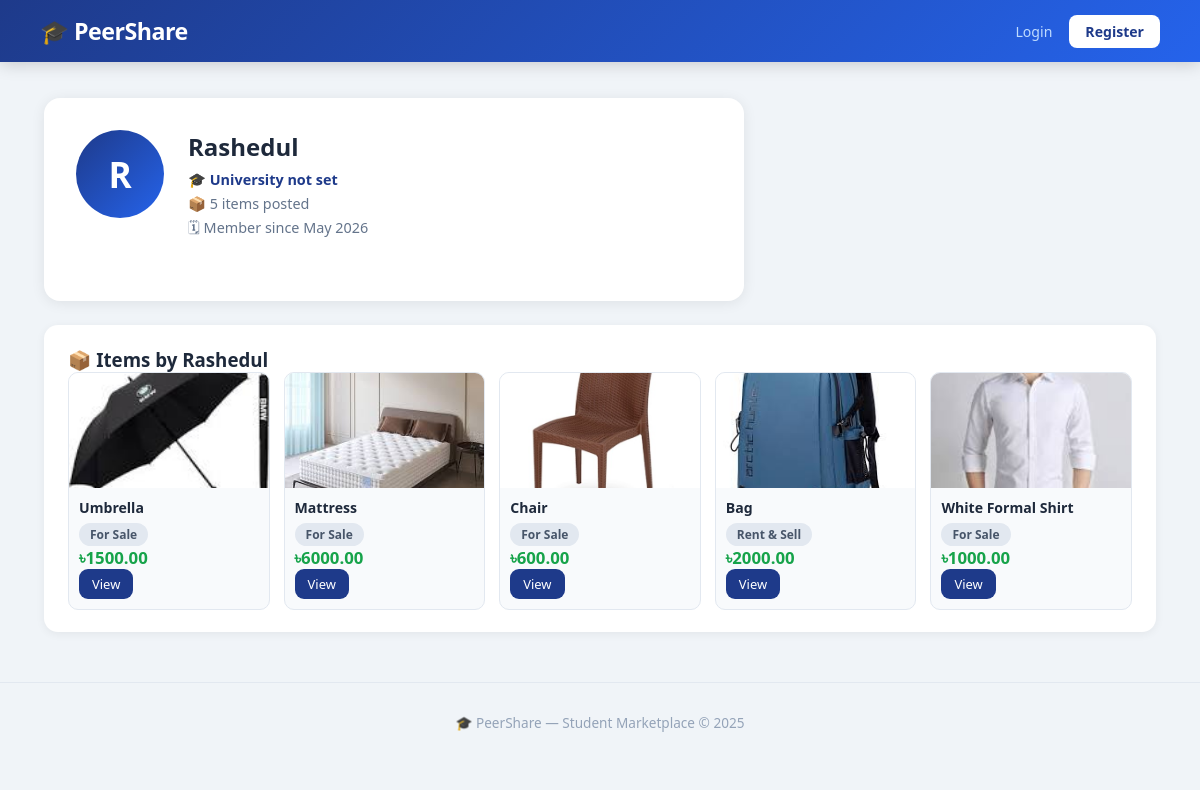
Page /user/Rashedul/ on the committed database.
### accounts/models.py (models this page shows, shortened)
class CustomUser(AbstractUser):
    university_email = models.EmailField(
        unique=True,
        blank=True,
        default=''
    )
    is_verified = models.BooleanField(default=False)

### user/models.py (models this page shows, shortened)
class Profile(models.Model):
    UNIVERSITY_CHOICES = [
        ('farmgate', 'University of Asia Pacific'),
        ('dhaka', 'University of Dhaka'),
        ('buet',  'BUET'),
        ('nsu',   'North South University'),
        ('bracu', 'BRAC University'),
        ('cuet',  'CUET'),
        ('ruet',  'RUET'),
        ('other', 'Other'),
    ]
    user        = models.OneToOneField(
                    settings.AUTH_USER_MODEL,
                    on_delete=models.CASCADE,
                    related_name='profile'
                  )
    bio         = models.TextField(blank=True, null=True)
    profile_pic = models.ImageField(
                    upload_to='profiles/',
                    blank=True, null=True
                  )
    university  = models.CharField(
                    max_length=100,
                    choices=UNIVERSITY_CHOICES,
                    blank=True
                  )
    phone       = models.CharField(max_length=20, blank=True)
    location    = models.CharField(max_length=100, blank=True)
    joined_at   = models.DateTimeField(auto_now_add=True)
    def get_total_items(self):
        return self.user.items.count()
    def get_average_rating(self):
        from marketplace.models import Review
        reviews = Review.objects.filter(item__owner=self.user)
        if reviews.exists():
            return round(
                sum(r.rating for r in reviews) / reviews.count(), 1
            )
        return None

### marketplace/models.py (models this page shows, shortened)
class Item(models.Model):
    CATEGORY_CHOICES = [
        ('rent', 'For Rent'),
        ('sell', 'For Sale'),
        ('both', 'Rent & Sell'),
    ]
    owner = models.ForeignKey(
                     settings.AUTH_USER_MODEL,
                     on_delete=models.CASCADE,
                     related_name='items'
                   )
    title = models.CharField(max_length=200)
    description  = models.TextField()
    price  = models.DecimalField(
                     max_digits=10, decimal_places=2
                   )
    category = models.CharField(
                     max_length=10, choices=CATEGORY_CHOICES
                   )
    image = models.ImageField(
                     upload_to='items/',
                     null=True, blank=True
                   )
    is_available = models.BooleanField(default=True)
    created_at   = models.DateTimeField(auto_now_add=True)

### user/views.py (the view)
# urls.py: path('<str:username>/',  views.public_profile, name='public_profile'),
def public_profile(request, username):
    viewed_user = get_object_or_404(User, username=username)
    profile     = get_object_or_404(Profile, user=viewed_user)
    user_items  = Item.objects.filter(
                    owner=viewed_user
                  ).order_by('-created_at')
    return render(request, 'user/public_profile.html', {
        'viewed_user': viewed_user,
        'profile':     profile,
        'user_items':  user_items,
    })

### templates/user/public_profile.html (shortened to what this page needs)
{% extends 'base.html' %}
{% block content %}
<div class="profile-card">
  <div class="profile-top">
    {% if profile.profile_pic %}
      <img src="{{ profile.profile_pic.url }}"
           class="avatar-lg" alt="Profile">
    {% else %}
      <div class="avatar-lg-placeholder">
        {{ viewed_user.username|first|upper }}
      </div>
    {% endif %}
    <div class="profile-info">
      <h2>{{ viewed_user.username }}</h2>
      <p class="univ-label">
        🎓 {{ profile.get_university_display|default:"University not set" }}
      </p>
      <p>📦 {{ profile.get_total_items }} items posted</p>
      <p>🗓 Member since {{ profile.joined_at|date:"M Y" }}</p>
    </div>
  </div>
</div>
<div class="db-section">
  <h3>📦 Items by {{ viewed_user.username }}</h3>
  {% if user_items %}
  <div class="mini-grid">
    {% for item in user_items %}
    <div class="mini-card">
      {% if item.image %}
        <img src="{{ item.image.url }}" alt="{{ item.title }}">
      {% else %}
        <div class="mini-no-img">📦</div>
      {% endif %}
      <div class="mini-body">
        <strong>{{ item.title }}</strong>
        <span class="badge">{{ item.get_category_display }}</span>
        <p class="price">৳{{ item.price }}</p>
        <a href="/item/{{ item.pk }}/" class="btn small">View</a>
      </div>
    </div>
    {% endfor %}
  </div>
  {% else %}
    <p class="empty-msg">No items posted yet.</p>
  {% endif %}
</div>
{% endblock %}

### static/css/style.css (style rules this page uses)
*, *::before, *::after { box-sizing: border-box; margin: 0; padding: 0; }
body { font-family: 'Segoe UI', Tahoma, Geneva, Verdana, sans-serif; background: #f0f4f8; color: #1e293b; min-height: 100vh; }
a { color: inherit; text-decoration: none; }
img { display: block; max-width: 100%; }
.btn { display: inline-block; background: #1e3a8a; color: #fff; padding: 10px 20px; border-radius: 9px; border: none; cursor: pointer; font-size: 0.9rem; font-weight: 500; transition: background 0.2s, transform 0.15s; text-decoration: none; white-space: nowrap; }
.btn.small { padding: 6px 13px; font-size: 0.81rem; }
.badge { display: inline-block; padding: 3px 11px; border-radius: 99px; font-size: 0.75rem; font-weight: 600; background: #e2e8f0; color: #475569; }
.price { font-size: 1.05rem; font-weight: 700; color: #16a34a; }
.db-section { background: #fff; border-radius: 14px; padding: 22px 24px; margin-bottom: 22px; box-shadow: 0 2px 10px rgba(0,0,0,0.06); }
.mini-grid { display: grid; grid-template-columns: repeat(auto-fill, minmax(170px,1fr)); gap: 14px; }
.mini-card { background: #f8fafc; border-radius: 10px; overflow: hidden; border: 1px solid #e2e8f0; }
.mini-card img { width: 100%; height: 115px; object-fit: cover; }
.mini-body { padding: 10px; }
.mini-body strong { display: block; font-size: 0.88rem; margin-bottom: 5px; }
.avatar-lg-placeholder { width: 88px; height: 88px; border-radius: 50%; background: linear-gradient(135deg,#1e3a8a,#2563eb); color: #fff; font-size: 2.2rem; font-weight: 800; display: flex; align-items: center; justify-content: center; flex-shrink: 0; }
.profile-card { background: #fff; border-radius: 16px; padding: 32px; max-width: 700px; box-shadow: 0 2px 14px rgba(0,0,0,0.08); margin-bottom: 24px; }
.profile-top { display: flex; gap: 24px; align-items: flex-start; margin-bottom: 22px; }
.profile-info h2 { font-size: 1.5rem; margin-bottom: 7px; }
.profile-info p { color: #64748b; margin-bottom: 5px; font-size: 0.9rem; }
.univ-label { color: #1e3a8a !important; font-weight: 600; }

### rows in the picture
CustomUser: username|first "R", username "Rashedul"
Profile: university "University not set", get_total_items "5", joined_at "May 2026"
Item: image (picture), title "Umbrella", category "For Sale", price "1500.00"
Item: image (picture), title "Mattress", category "For Sale", price "6000.00"
Item: image (picture), title "Chair", category "For Sale", price "600.00"
Item: image (picture), title "Bag", category "Rent & Sell", price "2000.00"
Item: image (picture), title "White Formal Shirt", category "For Sale", price "1000.00"
